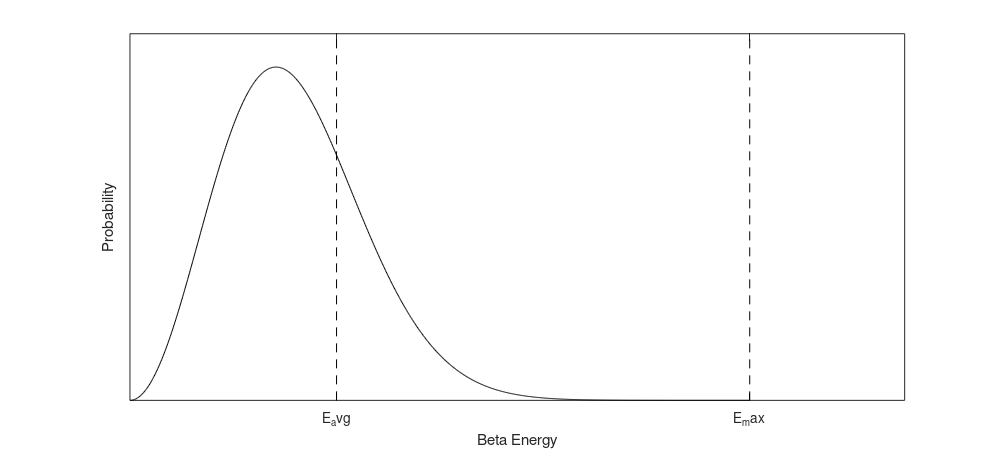

Reproduce this figure in MATLAB. (Note: this script raises an error after producing the figure.)
clc; close all; clear;
T=linspace(0,12,1000);
Y=T.^2.*exp(-T.^2/8)/8;
plot(T,Y,'k-',[4 4],[0 1],'k--',[12 12],[0 1],'k--');
xlabel('Beta Energy');ylabel('Probability');
set(gca,'xtick',[4 12],'xticklabel',{'E_avg','E_max'},'ytick',[],'yticklabel',[]);
axis([0 15 0 1.1*max(Y)]);
set(gcf,'Position',[50 50 1000 450],'PaperPositionMode','auto');
set(gca,'Color','none');
plot2svg('Beta_Energy_Spectrum_Plot.svg');